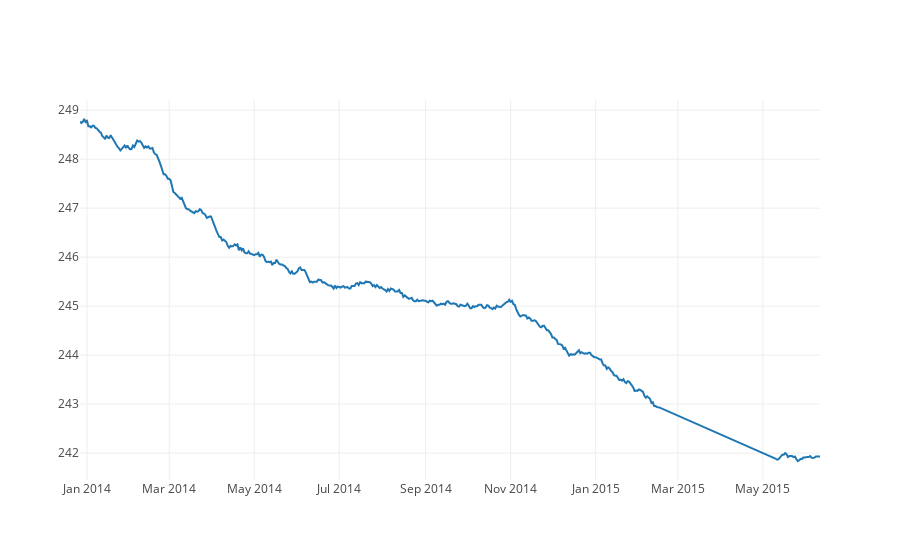

Notebook cell for this chart:
### Code cell
_part = df_ganja[df_ganja.State == 'California']
ply.offline.iplot(go.Figure([go.Scatter(x = _part.date_processed, y = _part.HighQ)]), validate=False)

### Figure 1 — Plotly figure (JSON) as saved in the notebook; plotly's stock layout.template omitted (floating-point values rounded to 4 significant figures; data arrays with more than 128 entries replaced by an {"elided": "..."} marker saying what was removed)
{"data": [{"type": "scatter", "uid": "57705575-8379-4e3b-b6a8-780b9b8513c2", "x": {"elided": "449 str values"}, "y": {"elided": "449 float values"}}], "layout": {"autosize": true, "xaxis": {"autorange": true, "range": ["2013-12-27", "2015-06-11"], "type": "date"}, "yaxis": {"autorange": true, "range": [241.5, 249.2], "type": "linear"}}}
